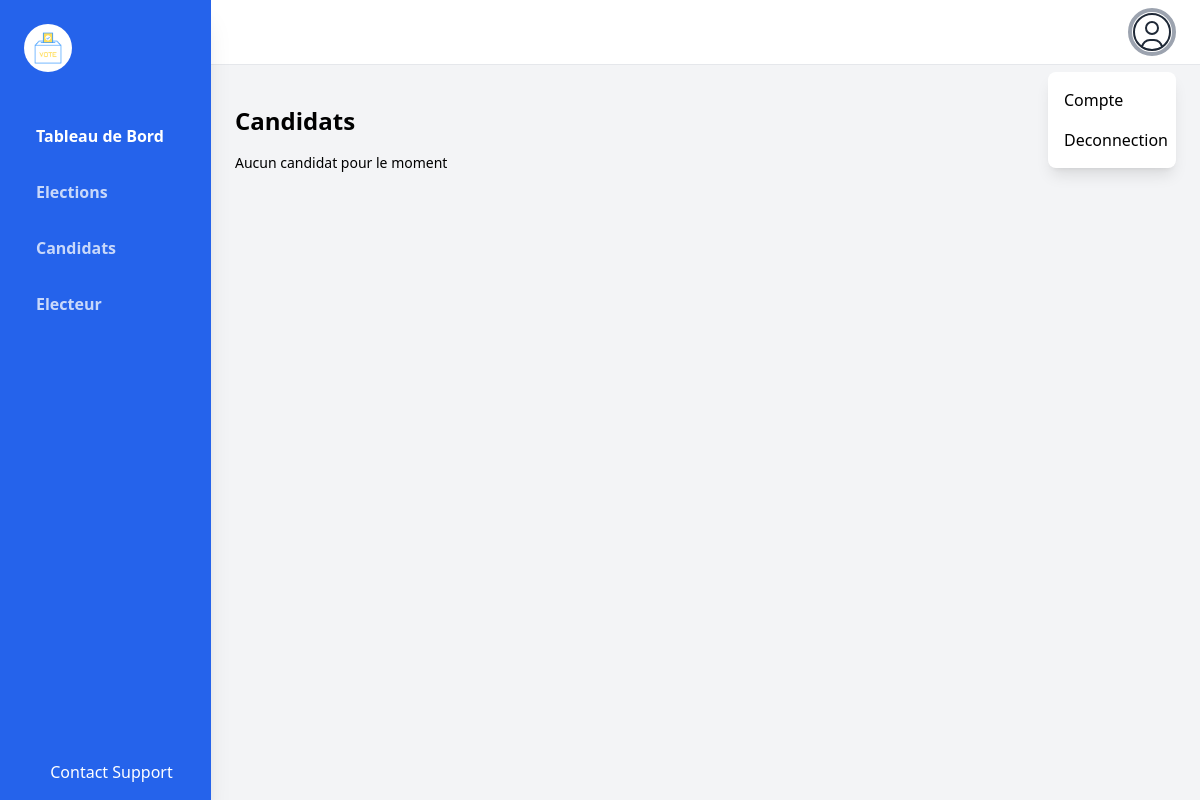
Before: /candidats (signed in) with the older database file.
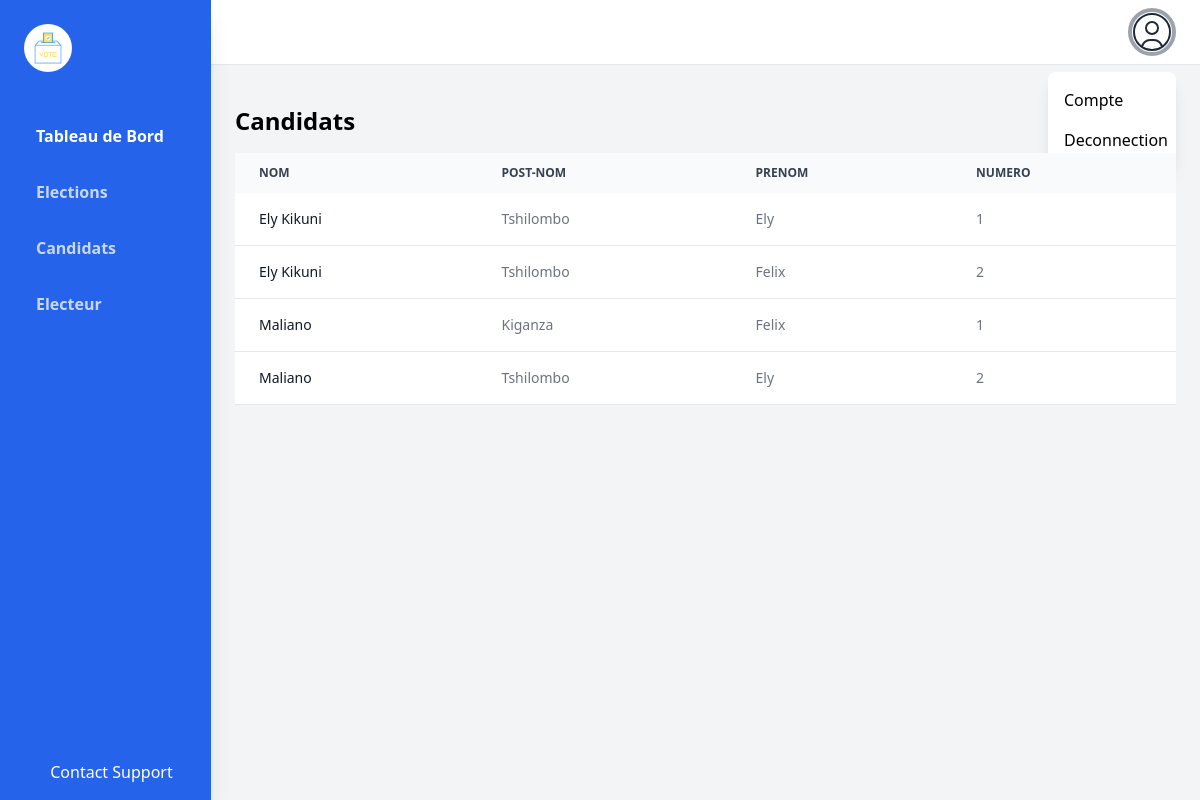
After: the same page with the newer database file.
### vote/models.py (models this page shows)
class Candidat(models.Model):
    list_candidat = models.ForeignKey(ScrutinList, on_delete=CASCADE)
    prenom = models.CharField(max_length=50)
    nom = models.CharField(max_length=50)
    post_nom = models.CharField(max_length=50, blank=True)
    numero = models.PositiveIntegerField(default=0)
    photo = models.ImageField(
        verbose_name='photo de profil', upload_to='photo_candidat', blank=True)
    key = models.CharField(max_length=50)
    telephone = models.PositiveIntegerField()
    email = models.EmailField()
    date = models.DateTimeField(auto_now=True)

### vote/views.py (the view)
# urls.py: path('candidats',candidats, name='candidats'),
@admin_required
def candidats(request):
    candidats = Candidat.objects.all()
    return render(request,'candidats.html', {'candidats':candidats})

### vote/templates/candidats.html
{% extends "base.html" %}
{% block content %}
<div>
    <h1 class="text-2xl font-bold my-4">Candidats</h1>
    {% if candidats %}
    <div class="relative overflow-x-auto">
        <table class="w-full text-sm text-left text-gray-500 dark:text-gray-400">
            <thead class="text-xs text-gray-700 uppercase bg-gray-50 dark:bg-gray-700 dark:text-gray-400">
                <tr>
                    <th scope="col" class="px-6 py-3">
                        Nom
                    </th>
                    <th scope="col" class="px-6 py-3">
                        Post-Nom
                    </th>
                    <th scope="col" class="px-6 py-3">
                        Prenom
                    </th>
                    <th scope="col" class="px-6 py-3">
                        Numero
                    </th>
                </tr>
            </thead>
            <tbody>
                {% for c in candidats %}
                <tr class="bg-white border-b dark:bg-gray-800 dark:border-gray-700">
                    <th scope="row" class="px-6 py-4 font-medium text-gray-900 whitespace-nowrap dark:text-white">
                        {{c.nom}}
                    </th>
                    <td class="px-6 py-4">
                        {{c.post_nom}}
                    </td>
                    <td class="px-6 py-4">
                        {{c.prenom}}
                    </td>
                    <td class="px-6 py-4">
                        {{c.numero}}
                    </td>
                </tr>
                {% endfor %}
            </tbody>
        </table>
    </div>
    {% else %}
        <p class="text-sm">Aucun candidat pour le moment</p>
    {% endif %}
</div>
{% endblock content %}

Changed rows visible on the page:
added Candidat: nom "Ely Kikuni", post_nom "Tshilombo", prenom "Ely", numero "1"
added Candidat: nom "Ely Kikuni", post_nom "Tshilombo", prenom "Felix", numero "2"
added Candidat: nom "Maliano", post_nom "Kiganza", prenom "Felix", numero "1"
added Candidat: nom "Maliano", post_nom "Tshilombo", prenom "Ely", numero "2"
Other visible differences:
text no longer shown: "Aucun candidat pour le moment"
text now shown: "NOM POST-NOM PRENOM NUMERO"
